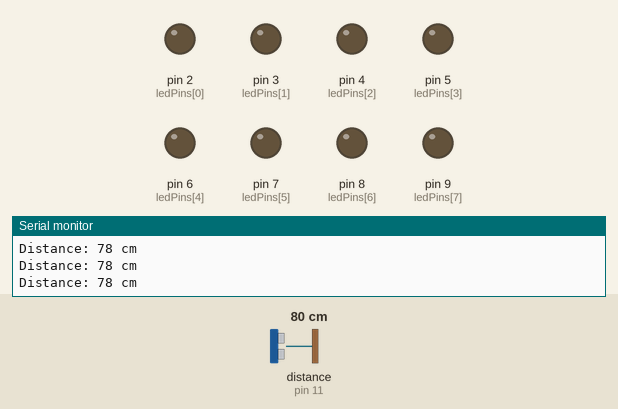
Bench run of a sketch on a simulated Arduino Uno, built with avr-gcc and run on an emulated ATmega328P. On the bench: output pins drawn as LEDs (lit = HIGH), the last lines printed to the serial monitor. Wiring (inferred from the names in the program): ultrasonic range finder: trigger pin 10; echo pin 11. The test bench sets the inputs (shaded band); at power-on: distance to the obstacle (sensor on pin 11) 80 cm. The echo pulse lasts 58.3 µs per cm; pins used as bus, display or sensor lines are not drawn.

Above: at 1.3 s.
1.4 s: distance to the obstacle (sensor on pin 11) set to 28 cm
2.9 s: distance to the obstacle (sensor on pin 11) set to 23 cm
At 3.5 s:
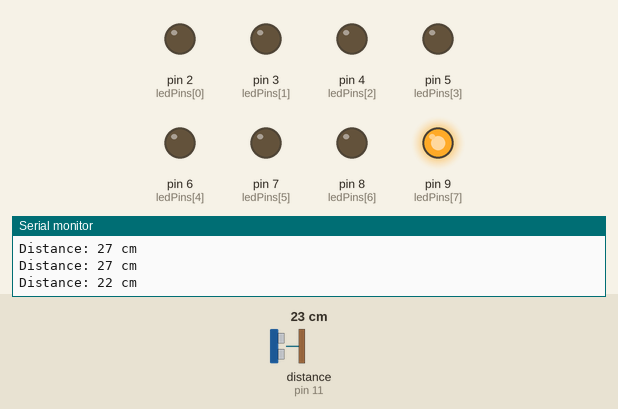
4.5 s: distance to the obstacle (sensor on pin 11) set to 20 cm
At 4.9 s:
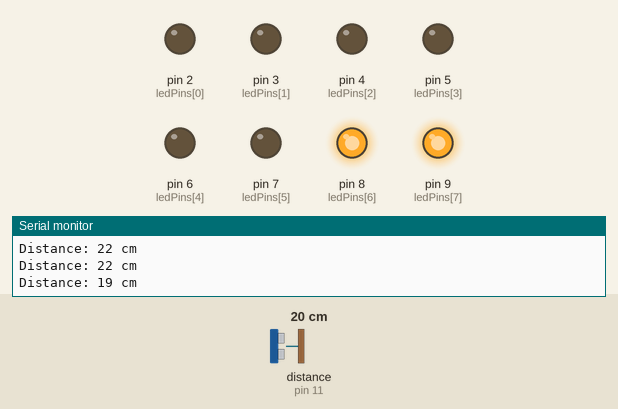
6.0 s: distance to the obstacle (sensor on pin 11) set to 18 cm
At 7.2 s:
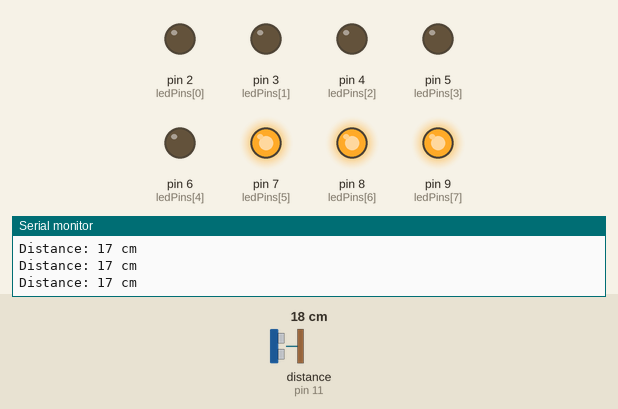
7.5 s: distance to the obstacle (sensor on pin 11) set to 2 cm
At 8.7 s:
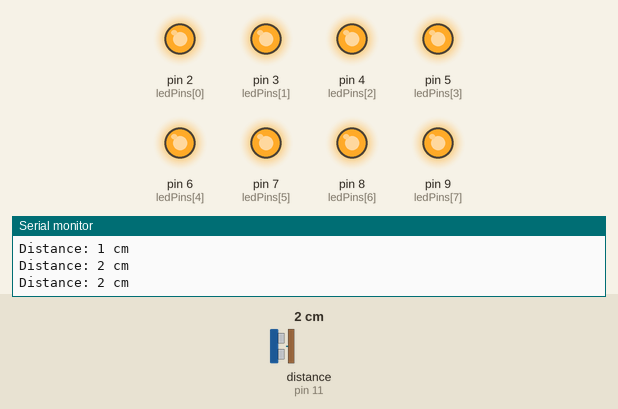
9.0 s: distance to the obstacle (sensor on pin 11) set to 35 cm
At 10.1 s:
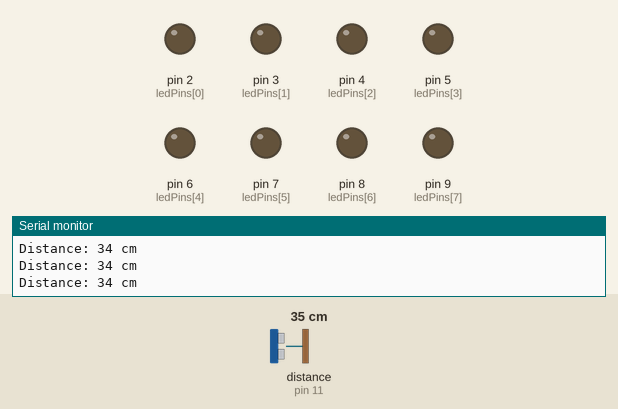
Timing chart, 0 to 11.5 s (numbered marks = the images above; inputs shaded):
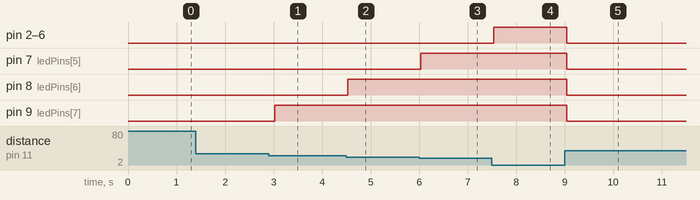

The sketch:

UltrasonicSensorWithLEDs.ino
```cpp
// Define constants for the ultrasonic sensor
const int trigPin = 10;
const int echoPin = 11;

// Define constants for LEDs
const int numLEDs = 8;
const int ledPins[] = {2, 3, 4, 5, 6, 7, 8, 9};
const int distance_step = 3;

// Define variables
long duration;
int distance;

void setup() {
  // Initialize the serial communication
  Serial.begin(9600);

  // Set ultrasonic sensor pins as OUTPUT and INPUT
  pinMode(trigPin, OUTPUT);
  pinMode(echoPin, INPUT);

  // Set LED pins as OUTPUT
  for (int i = 0; i < numLEDs; i++) {
    pinMode(ledPins[i], OUTPUT);
  }
}

void loop() {
  // Measure distance using the ultrasonic sensor
  digitalWrite(trigPin, LOW);
  delayMicroseconds(2);
  digitalWrite(trigPin, HIGH);
  delayMicroseconds(10);
  digitalWrite(trigPin, LOW);
  duration = pulseIn(echoPin, HIGH);
  distance = duration * 0.034 / 2;

  // Print the distance to the Serial Monitor
  Serial.print("Distance: ");
  Serial.print(distance);
  Serial.println(" cm");

  // Turn on/off LEDs based on distance thresholds
  for (int i = 0; i < numLEDs; i++) {
    if (distance > (i + 1) * distance_step) {
      digitalWrite(ledPins[i], LOW);
    } else {
      digitalWrite(ledPins[i], HIGH);
    }
  }

  // Add a delay to avoid flooding the Serial Monitor
  delay(500);
}
```

Measured:
- the behaviour switches between 26 and 25 cm on distance to the obstacle (sensor on pin 11) (found by bisection; images 0 and 1)
- the behaviour switches between 23 and 22 cm on distance to the obstacle (sensor on pin 11) (found by bisection; images 1 and 2)
- the behaviour switches between 20 and 19 cm on distance to the obstacle (sensor on pin 11) (found by bisection; images 2 and 3)
- after the input at 2.9 s, pin 9 (ledPins[7]): LOW → HIGH after 0.13 s
- after the input at 4.5 s, pin 8 (ledPins[6]): LOW → HIGH at once
- after the input at 6.0 s, pin 7 (ledPins[5]): LOW → HIGH at once
- after the input at 7.5 s, pin 2 (ledPins[0]), pin 3 (ledPins[1]), pin 4 (ledPins[2]), pin 5 (ledPins[3]), pin 6 (ledPins[4]): LOW → HIGH at once
- after the input at 9.0 s, pin 2 (ledPins[0]), pin 3 (ledPins[1]), pin 4 (ledPins[2]), pin 5 (ledPins[3]), pin 6 (ledPins[4]), pin 7 (ledPins[5]), pin 8 (ledPins[6]), pin 9 (ledPins[7]): HIGH → LOW after 0.05 s
